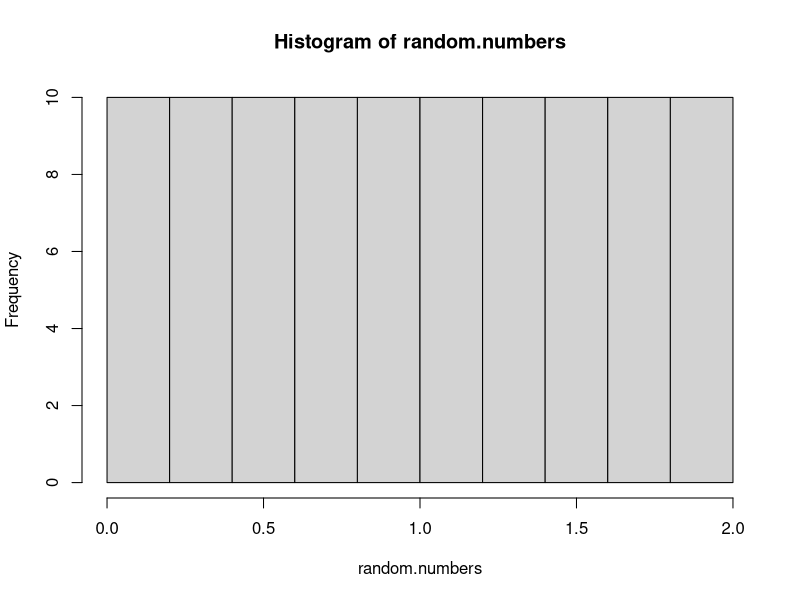
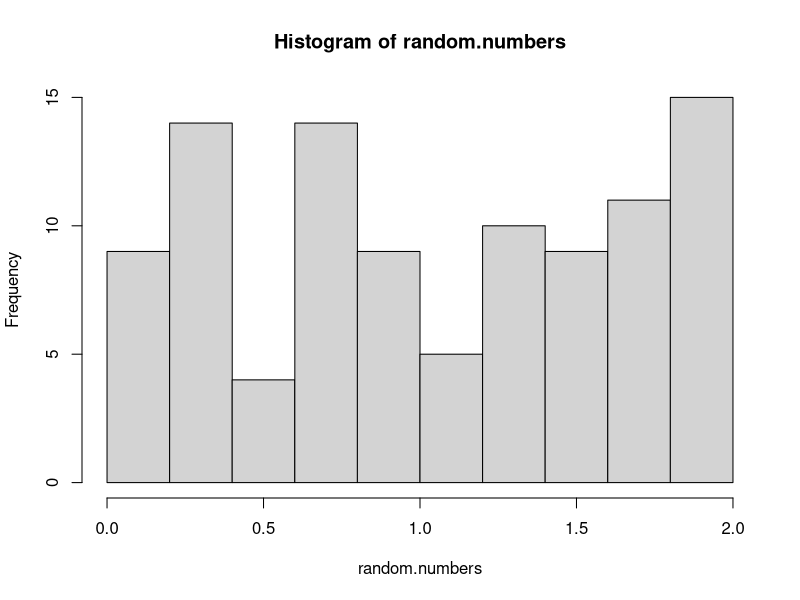
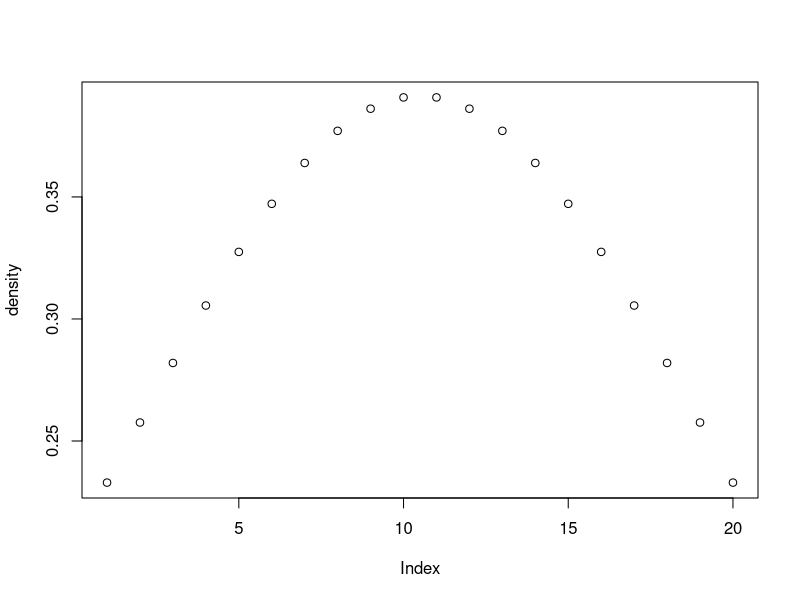

Reproduce these figures in R, in order. (Note: this script raises an error after producing the figures.)
# The script works on the current directory
#
# Samuel Rodriguez Bernabeu
# Assignment: lecture 2
# deliver date: 29/09/14
#
#


# In order to obtain reproducible results we set the seed before starting. 
# You can use any number...
set.seed(144)

# Exercise 1: Draw a random sample of size 100 from the interval [0,2] which contains 200 values. 
#             Sample without replacement.

# we use sample with the aditional parameter len to specify the number of samples.
random.numbers <- sample( seq(0,2,len=100), size=100, replace=F)
hist ( random.numbers )

help(runif)
random.numbers <- sample( runif( 100, min=0, max=2), size=100, replace=F)
hist ( random.numbers )




# Exercise 2: Use dt to evaluate the density function of the t distribution with 13 degrees 
#             of freedom at 20 values in the range -1 to 1.
density <- dt( x=seq(-1,1,len=20), df=13)
plot( density )

# Exercise 3: Find P[X <= x] = 0.01 for a t distribution with 9 degrees of freedom.
# pt calculates the cumulative distribution function, P( X <= x)
# the function X is the t distribution with 9 degrees of freedom.
# x = 0.01
answer <- pt( 0.01, df=9)
sprintf("Answer %.2f", answer)

# Exercise 4: IQ scores are known to have a normal distribution with mean 100 and 
#             standard deviation 15. What IQ would you have if you were in the 80th 
#             percentile?
mean <- 100
sd <- 15
result <- qnorm( 0.8, 100, 15)
result <- quantile( IQ, 0.8)
sprintf("Answer %.2f", result)

# there is another possibility using a random sample...
x <- rnorm( 10000, 100, 15)
result <- quantile(x, 0.8)
sprintf("Answer %.2f", result)

# another one, sorting the data manually
data.length = 1e6
x <- rnomr( data.length, 100, 15)
x <- sort(x)
result <- x[ ceil( 0.8 * data.length) ]
sprintf("Answer %.2f", result)


# we can check graphically the result: 
plot( IQ, type='l', lty="longdash")
points( x=80, y=result, pch=23)
string = paste( '(', 80 ,',', result,')')
string
text( x=88, y=result, string, offset=0.5, cex=0.6)


# Exercise 5: What IQ would you have if you were in the top 10 percent?
p <- 0.9*(max(IQ) - min(IQ)) + min(IQ)
sprintf("Answer %.2f", p)

# Exercise 6: What is the probability of having an IQ above 142?
answer <- (1 - pnorm(142, mean=mean, sd=sd))
sprintf("Answer %.6f", answer)


# Exercise 7: Set the seed to '0' and create two samples of size 20 from 
#             the standard normal distribution with the same values. Repeat 
#             the process but set the seed to your ID number.
set.seed(0)
set1 <- rnorm(n=20, mean = 100, sd=15)
set2 <- rnorm(n=20, mean = 100, sd=15)

sprintf("First pair of samples")
set1
set2


set.seed(48639158)
set1 <- rnorm(n=20, mean = 100, sd=15)
set2 <- rnorm(n=20, mean = 100, sd=15)

sprintf("Second pair of samples")
set1
set2
